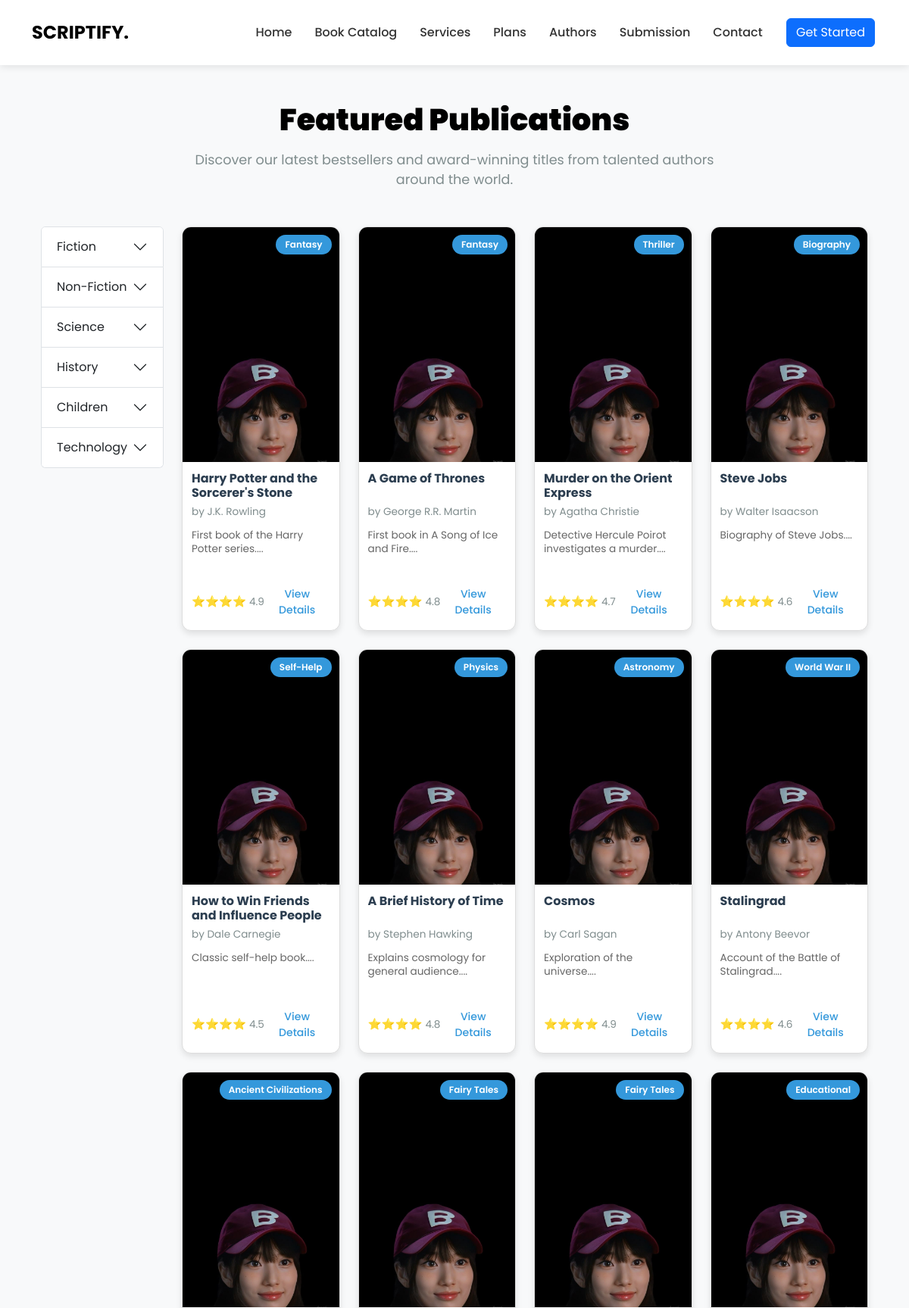
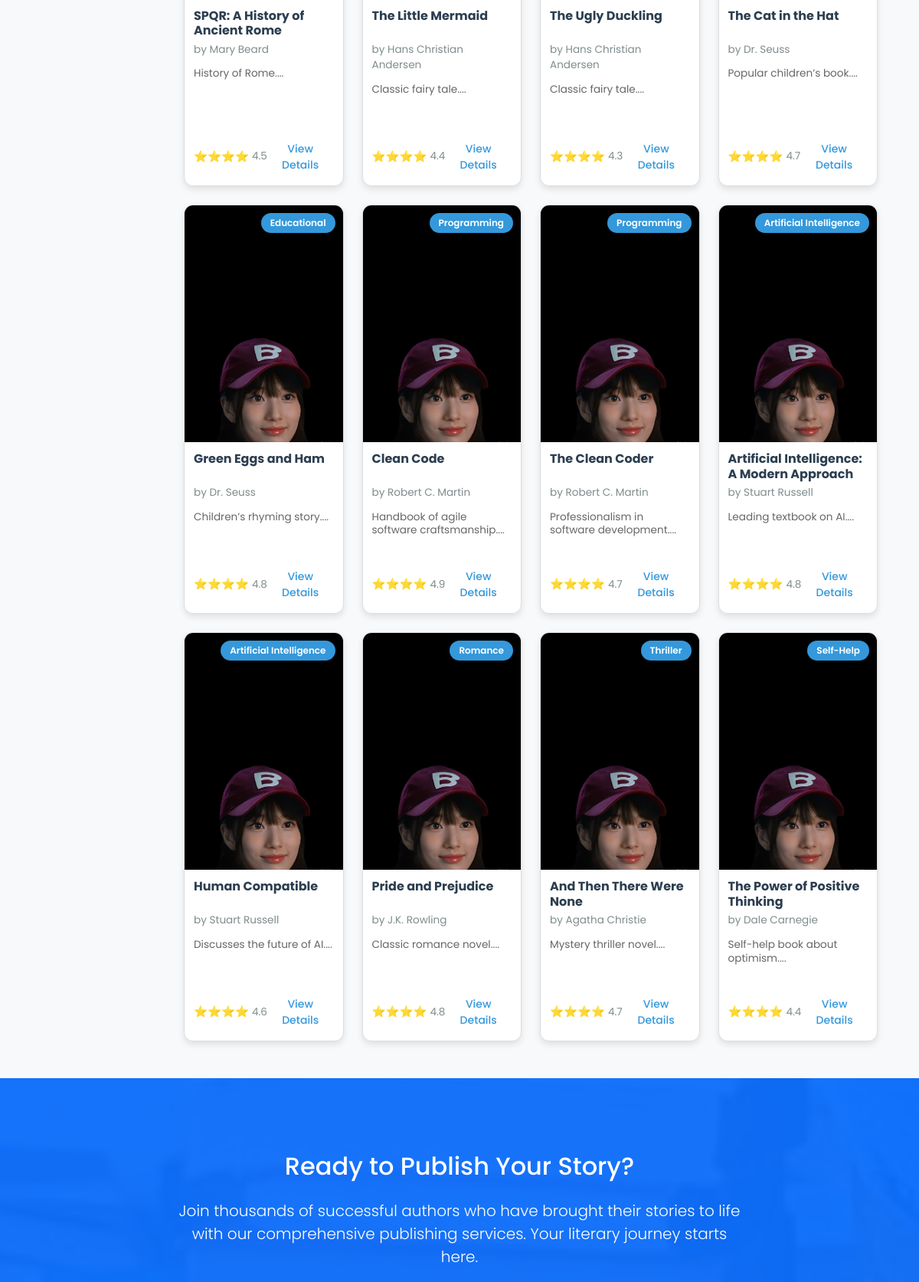
Page /pages/book-catalog.php (upper part) on the committed database (2 pictures, top to bottom).
### tables this page shows
CREATE TABLE `tblbooks` (
  `id` int(11) NOT NULL AUTO_INCREMENT,
  `genreid` int(11) DEFAULT 0,
  `title` varchar(255) NOT NULL,
  `authorid` int(11) DEFAULT 0,
  `description` text DEFAULT NULL,
  `published_date` date DEFAULT NULL,
  `pages` int(11) DEFAULT NULL,
  `isbn` varchar(20) DEFAULT NULL,
  `publisher` varchar(128) DEFAULT '',
  `language` varchar(50) DEFAULT 'English',
  `picture_url` varchar(500) DEFAULT NULL,
  `rating` decimal(2,1) DEFAULT 0.0,
  `review_count` int(11) DEFAULT 0,
  `created_at` timestamp NOT NULL DEFAULT current_timestamp(),
  `updated_at` timestamp NOT NULL DEFAULT current_timestamp() ON UPDATE current_timestamp(),
  PRIMARY KEY (`id`),
  UNIQUE KEY `isbn` (`isbn`)
);

CREATE TABLE `tblgenres` (
  `genreid` int(11) NOT NULL AUTO_INCREMENT,
  `category_id` int(11) DEFAULT 0,
  `name` varchar(100) NOT NULL,
  PRIMARY KEY (`genreid`)
);

CREATE TABLE `tblauthors` (
  `authorid` int(11) NOT NULL AUTO_INCREMENT,
  `author_name` varchar(255) NOT NULL,
  `details` text DEFAULT NULL,
  `picture_url` text DEFAULT NULL,
  PRIMARY KEY (`authorid`)
);

### pages/book-catalog.php (the view, shortened to what this page needs)
<!DOCTYPE html>
<html lang="en">
<head>
    <link href="https://cdn.jsdelivr.net/npm/bootstrap@5.3.0/dist/css/bootstrap.min.css" rel="stylesheet">
    <link rel="stylesheet" href="https://cdnjs.cloudflare.com/ajax/libs/animate.css/4.1.1/animate.min.css">
    <link rel="stylesheet" href="https://cdn.jsdelivr.net/npm/bootstrap-icons@1.10.0/font/bootstrap-icons.css">
</head>
<body>
    <nav class="navbar navbar-expand-lg navbar-light bg-white sticky-top">
        <div class="container position-relative">
            <a class="navbar-brand" href="#">SCRIPTIFY.</a>
            <div class="collapse navbar-collapse" id="navbarNav">
                <ul class="navbar-nav">
                    <li class="nav-item">
                        <a class="nav-link active" href="../">Home</a>
                    </li>
                    <li class="nav-item">
                        <a class="nav-link" href="book-catalog">Book Catalog</a>
                    </li>
                    <li class="nav-item">
                        <a class="nav-link" href="services.html">Services</a>
                    </li>
                    <li class="nav-item">
                        <a class="nav-link" href="plans.html">Plans</a>
                    </li>
                    <li class="nav-item">
                        <a class="nav-link" href="authors">Authors</a>
                    </li>
                    <li class="nav-item">
                        <a class="nav-link" href="submissions.html">Submission</a>
                    </li>
                    <li class="nav-item">
                        <a class="nav-link" href="contacts.html">Contact</a>
                    </li>
                </ul>
                <div class="get-started-btn">
                    <a href="#" class="btn btn-primary">Get Started</a>
                </div>
            </div>
        </div>
    </nav>
    <section class="featured-section py-5">
        <div class="container">
            <div class="text-center mb-5">
                <h2 class="section-title animate__animated animate__fadeIn">
                    <b style="color: black;">Featured Publications</b>
                </h2>
                <p class="section-subtitle animate__animated animate__fadeIn animate__delay-1s">
                    Discover our latest bestsellers and award-winning titles from talented authors around the world.
                </p>
            </div>
            <?php
            $sql = "SELECT a.id AS bookid, a.title, a.description, a.published_date,
                   a.pages, a.isbn, a.publisher, a.picture_url, a.rating, a.review_count, a.created_at,
                   b.authorid, b.author_name, b.details, b.picture_url as author_picture,
                   c.genreid, c.name AS genre_name, d.catid, d.name AS categoryname
            FROM tblbooks a
            JOIN tblauthors b ON a.authorid=b.authorid
            JOIN tblgenres c ON a.genreid=c.genreid
            JOIN tblcategories d ON c.category_id=d.catid";
            $rs = mysqli_query($db_connection, $sql);
            $categories = [];
            $books = [];
            while ($rw = mysqli_fetch_assoc($rs)) {
                $catId = $rw['catid'];
                $genreId = $rw['genreid'];
                if (!isset($categories[$catId])) {
                    $categories[$catId] = [
                        'name' => $rw['categoryname'],
                        'genres' => []
                    ];
                }
                if (!isset($categories[$catId]['genres'][$genreId])) {
                    $categories[$catId]['genres'][$genreId] = $rw['genre_name'];
                }
                $books[] = $rw;
            }
            ?>
            <div class="container-fluid">
                <div class="row">
                    <div class="col-md-3 col-lg-2 mb-4">
                        <div class="accordion" id="categoryAccordion">
                            <?php foreach ($categories as $catId => $catData): ?>
                                <div class="accordion-item">
                                    <h2 class="accordion-header" id="heading<?= $catId ?>">
                                        <button class="accordion-button collapsed" type="button" data-bs-toggle="collapse" data-bs-target="#collapse<?= $catId ?>" aria-expanded="false" aria-controls="collapse<?= $catId ?>">
                                            <?= htmlspecialchars($catData['name']) ?>
                                        </button>
                                    </h2>
                                </div>
                            <?php endforeach; ?>
                        </div>
                    </div>
                    <div class="col-md-9 col-lg-10">
                        <div class="row g-4 book-container" id="all-books">
                            <?php foreach ($books as $book): ?>
                                <div class="col-lg-3 col-md-6 animate__animated animate__fadeInUp book-item" data-genre="<?= $book['genreid'] ?>">
                                    <div class="book-card">
                                        <div class="book-image-container">
                                            <div class="book-badge"><?= htmlspecialchars($book['genre_name']) ?></div>
                                            <img src="../admin/pages/picture_book/<?= htmlspecialchars($book['picture_url']) ?>" alt="<?= htmlspecialchars($book['title']) ?>" class="book-image">
                                        </div>
                                        <div class="book-content">
                                            <h3 class="book-title"><?= htmlspecialchars($book['title']) ?></h3>
                                            <p class="book-author">by <?= htmlspecialchars($book['author_name']) ?></p>
                                            <p class="book-description"><?= htmlspecialchars(substr($book['description'], 0, 80)) ?>...</p>
                                            <div class="book-footer">
                                                <div class="book-rating"><span class="stars">⭐⭐⭐⭐</span> <span><?= htmlspecialchars($book['rating']) ?></span></div>
                                                <button class="book-link btn btn-primary btn-sm" data-bs-toggle="modal" data-bs-target="#bookModal<?= $book['bookid'] ?>">View Details</button>
                                            </div>
                                        </div>
                                    </div>
                                </div>
                            <?php endforeach; ?>
                        </div>
                    </div>
                </div>
            </div>
        </div>
    </section>
    <section class="ready-to-publish py-5 position-relative" style="background-image: url('../images/banner1.jpeg');">
        <div class="overlay position-absolute top-0 start-0 w-100 h-100 bg-primary" style="opacity: 0.8;"></div>
        <div class="container position-relative text-white py-5">
            <div class="row justify-content-center">
                <div class="col-lg-8 text-center">
                    <h2 class="mb-4">Ready to Publish Your Story?</h2>
                    <p class="lead mb-5">Join thousands of successful authors who have brought their stories to life
                        with our comprehensive publishing services. Your literary journey starts here.</p>
                </div>
            </div>
        </div>
    </section>
</body>
</html>

### pages/book-catalog.php (style rules this page uses)
:root { --primary-blue: #0d6efd; --dark-blue: #0b5ed7; }
body { font-family: 'Poppins', sans-serif; }
.navbar { padding: 20px 0; box-shadow: 0 2px 10px rgba(0, 0, 0, 0.1); }
.navbar-brand { font-weight: 700; font-size: 1.5rem; }
.nav-link { font-weight: 500; padding: 8px 15px !important; color: #333 !important; }
.navbar-nav { margin: 0 auto; display: flex; justify-content: center; }
.get-started-btn { position: absolute; right: 15px; }
.book-image-container { height: 300px; background-size: cover; background-position: center; background-repeat: no-repeat; }
.book-description { flex-grow: 1; margin-bottom: 1rem; }
.ready-to-publish { background-image: url('https://images.unsplash.com/photo-1589998059171-988d887df646'); background-size: cover; background-position: center; background-attachment: fixed; padding: 100px 0; position: relative; color: white; }
.ready-to-publish::before { content: ''; position: absolute; top: 0; left: 0; width: 100%; height: 100%; background-color: rgba(13, 110, 253, 0.8); }
.ready-to-publish .container { position: relative; }
.book-image-container { overflow: hidden; border-top-left-radius: 0.375rem; border-top-right-radius: 0.375rem; }
.book-image-container img { transition: transform 0.3s ease; width: 100%; height: 100%; object-position: top; }
.featured-section { background-color: #f8f9fa; }
.section-title { font-size: 2.5rem; font-weight: 700; color: #2c3e50; margin-bottom: 1rem; }
.section-subtitle { font-size: 1.1rem; color: #7f8c8d; max-width: 700px; margin: 0 auto; }
.book-container { justify-content: center; }
.book-card { height: 100%; display: flex; flex-direction: column; background: white; border-radius: 10px; overflow: hidden; box-shadow: 0 4px 8px rgba(0, 0, 0, 0.1); transition: transform 0.3s ease, box-shadow 0.3s ease; }
.book-image-container { position: relative; width: 100%; padding-top: 150%; overflow: hidden; }
.book-image { position: absolute; top: 0; left: 0; width: 100%; height: 50%; object-fit: cover; transition: transform 0.3s ease; }
.book-badge { position: absolute; top: 10px; right: 10px; padding: 0.25rem 0.75rem; border-radius: 20px; font-size: 0.75rem; font-weight: 600; color: white; z-index: 2; }
.book-badge { background-color: #3498db; }
.book-content { padding: 1.25rem; flex-grow: 1; display: flex; flex-direction: column; }
.book-title { font-size: 1.1rem; font-weight: 600; margin-bottom: 0.5rem; color: #2c3e50; }
.book-author { font-size: 0.85rem; color: #7f8c8d; margin-bottom: 0.75rem; }
.book-description { font-size: 0.9rem; color: #34495e; margin-bottom: 1rem; flex-grow: 1; }
.book-footer { display: flex; justify-content: space-between; align-items: center; margin-top: auto; }
.book-rating { display: flex; align-items: center; gap: 0.25rem; }
.book-rating .stars { color: #f1c40f; font-size: 0.9rem; }
.book-rating span:last-child { font-size: 0.85rem; color: #7f8c8d; }
.book-link { background: none; border: none; color: #3498db; font-weight: 500; padding: 0.25rem 0.5rem; cursor: pointer; transition: color 0.3s ease; }
.book-card { display: flex; flex-direction: column; height: 100%; border: 1px solid #ddd; border-radius: 12px; overflow: hidden; background: #fff; transition: transform 0.2s ease-in-out; }
.book-image-container { width: 100%; height: 90px; overflow: hidden; }
.book-content { flex: 1; padding: 12px; display: flex; flex-direction: column; justify-content: space-between; }
.book-title { font-size: 1rem; font-weight: bold; margin-bottom: 4px; line-height: 1.2; height: 40px; overflow: hidden; }
.book-description { font-size: 0.85rem; color: #666; line-height: 1.3; height: 48px; overflow: hidden; text-overflow: ellipsis; }
.book-footer { margin-top: 8px; display: flex; justify-content: space-between; align-items: center; }

### rows in the picture
tblbooks: genreid.name "Fantasy", picture_url (picture), title "Harry Potter and the Sorcerer's Stone", authorid.author_name "J.K. Rowling", description "First book of the Harry Potter series.", rating "4.9"
tblbooks: genreid.name "Fantasy", picture_url (picture), title "A Game of Thrones", authorid.author_name "George R.R. Martin", description "First book in A Song of Ice and Fire.", rating "4.8"
tblbooks: genreid.name "Thriller", picture_url (picture), title "Murder on the Orient Express", authorid.author_name "Agatha Christie", description "Detective Hercule Poirot investigates a murder.", rating "4.7"
tblbooks: genreid.name "Biography", picture_url (picture), title "Steve Jobs", authorid.author_name "Walter Isaacson", description "Biography of Steve Jobs.", rating "4.6"
tblbooks: genreid.name "Self-Help", picture_url (picture), title "How to Win Friends and Influence People", authorid.author_name "Dale Carnegie", description "Classic self-help book.", rating "4.5"
tblbooks: genreid.name "Physics", picture_url (picture), title "A Brief History of Time", authorid.author_name "Stephen Hawking", description "Explains cosmology for general audience.", rating "4.8"
tblbooks: genreid.name "Astronomy", picture_url (picture), title "Cosmos", authorid.author_name "Carl Sagan", description "Exploration of the universe.", rating "4.9"
tblbooks: genreid.name "World War II", picture_url (picture), title "Stalingrad", authorid.author_name "Antony Beevor", description "Account of the Battle of Stalingrad.", rating "4.6"
tblbooks: genreid.name "Ancient Civilizations", picture_url (picture), title "SPQR: A History of Ancient Rome", authorid.author_name "Mary Beard", description "History of Rome.", rating "4.5"
tblbooks: genreid.name "Fairy Tales", picture_url (picture), title "The Little Mermaid", authorid.author_name "Hans Christian Andersen", description "Classic fairy tale.", rating "4.4"
tblbooks: genreid.name "Fairy Tales", picture_url (picture), title "The Ugly Duckling", authorid.author_name "Hans Christian Andersen", description "Classic fairy tale.", rating "4.3"
tblbooks: genreid.name "Educational", picture_url (picture), title "The Cat in the Hat", authorid.author_name "Dr. Seuss", description "Popular children’s book.", rating "4.7"
tblbooks: genreid.name "Educational", picture_url (picture), title "Green Eggs and Ham", authorid.author_name "Dr. Seuss", description "Children’s rhyming story.", rating "4.8"
tblbooks: genreid.name "Programming", picture_url (picture), title "Clean Code", authorid.author_name "Robert C. Martin", description "Handbook of agile software craftsmanship.", rating "4.9"
tblbooks: genreid.name "Programming", picture_url (picture), title "The Clean Coder", authorid.author_name "Robert C. Martin", description "Professionalism in software development.", rating "4.7"
tblbooks: genreid.name "Artificial Intelligence", picture_url (picture), title "Artificial Intelligence: A Modern Approach", authorid.author_name "Stuart Russell", description "Leading textbook on AI.", rating "4.8"
tblbooks: genreid.name "Artificial Intelligence", picture_url (picture), title "Human Compatible", authorid.author_name "Stuart Russell", description "Discusses the future of AI.", rating "4.6"
tblbooks: genreid.name "Romance", picture_url (picture), title "Pride and Prejudice", authorid.author_name "J.K. Rowling", description "Classic romance novel.", rating "4.8"
tblbooks: genreid.name "Thriller", picture_url (picture), title "And Then There Were None", authorid.author_name "Agatha Christie", description "Mystery thriller novel.", rating "4.7"
tblbooks: genreid.name "Self-Help", picture_url (picture), title "The Power of Positive Thinking", authorid.author_name "Dale Carnegie", description "Self-help book about optimism.", rating "4.4"

### other values in the picture
$catData['name'] "Fiction"
$catData['name'] "Non-Fiction"
$catData['name'] "Science"
$catData['name'] "History"
$catData['name'] "Children"
$catData['name'] "Technology"
